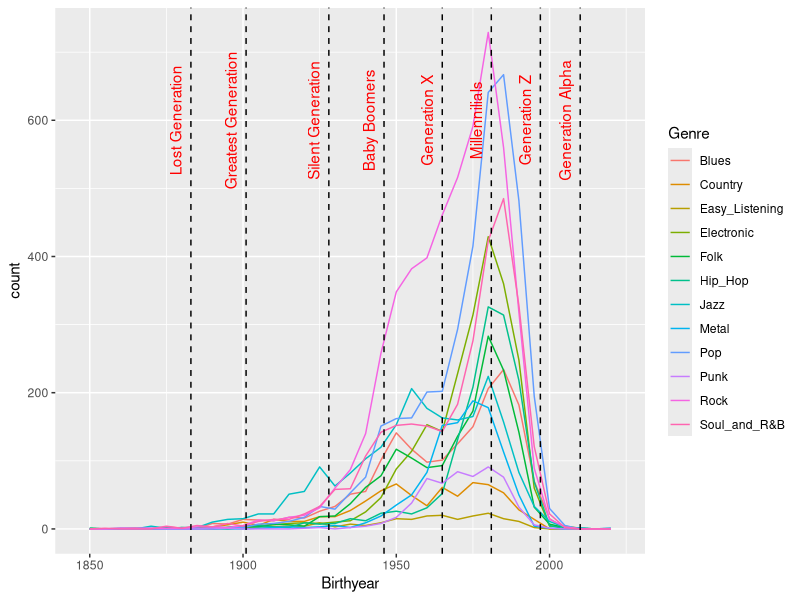
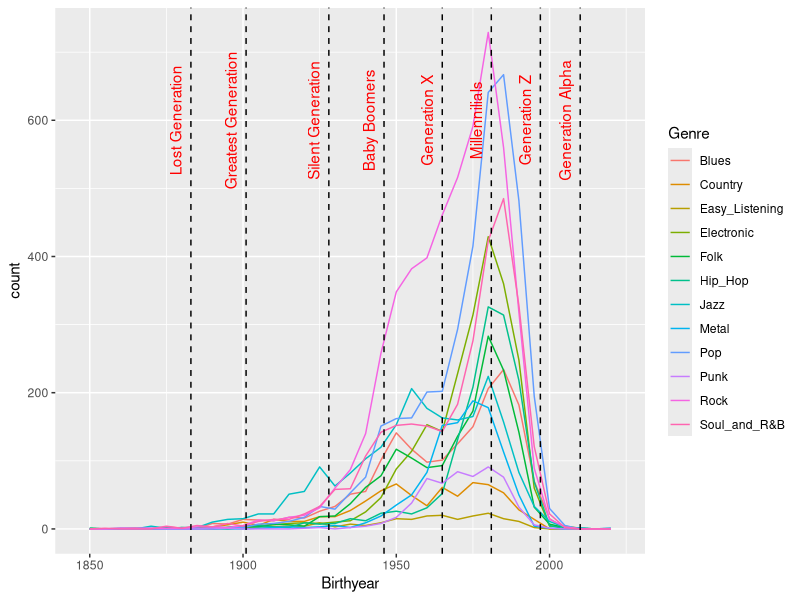

Here is the R script that generated these plots, in order:
library(tidyverse)
library(ggplot2)

data <- read_csv('grouped_genre_and_birthyear.csv') |>
  transform(Birthyear = as.numeric(Birthyear)) |>
  filter(Birthyear >= 1850) |>
  distinct()
generations <- read_csv('generations.csv')

#not necessary right now, but might be for other plots
musicians_per_year <- data |>
  transform(Birthyear = as.numeric(Birthyear)) |>
  group_by(Birthyear) |>
  summarise(n = n()) |>
  filter(Birthyear >= 1850)

ggplot(data = data) +
  aes(x = Birthyear, color = Genre) +
  geom_line(stat = "bin", binwidth = 5) +
  geom_vline(aes(xintercept = start_date), linetype = 'dashed', data = generations) +
  geom_text(aes(x= start_date - 5, label= generation), y=600, colour="red", angle=90, data = generations)

ggsave('first_plot.pdf', width = 20, height = 15, units = c('cm'))
